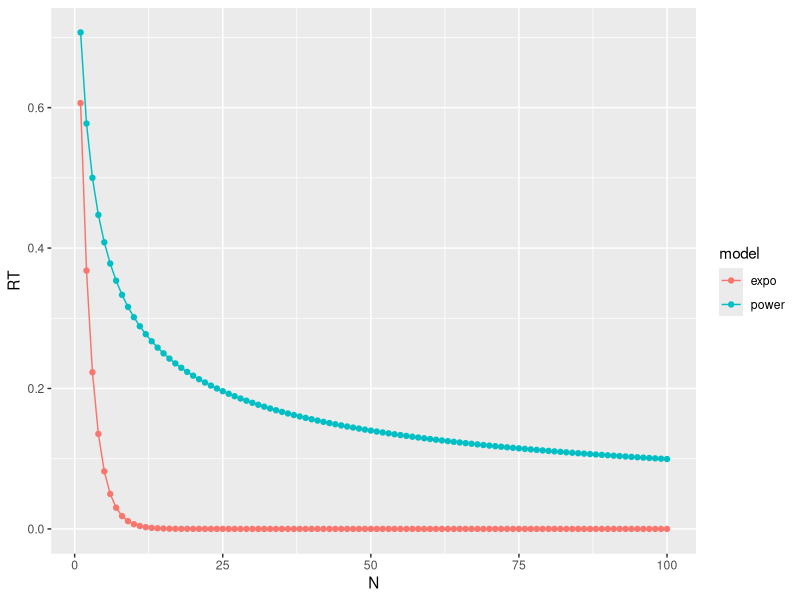
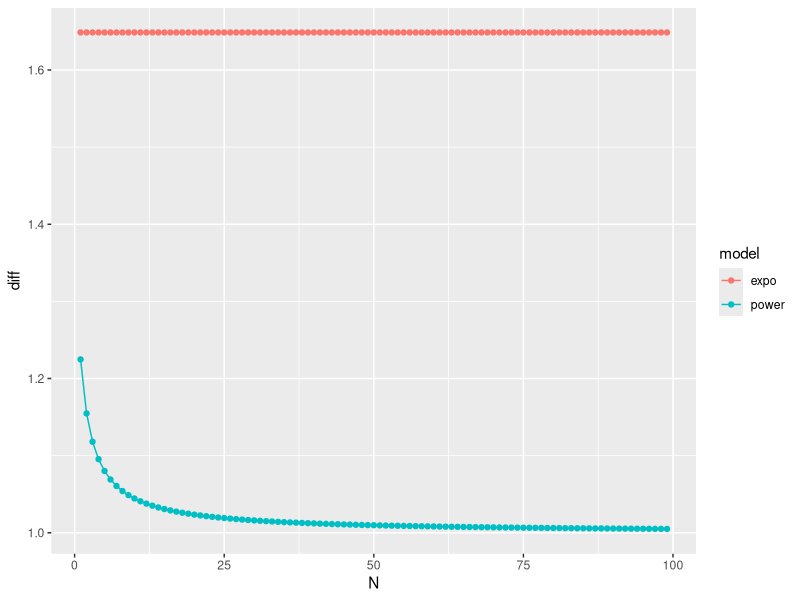
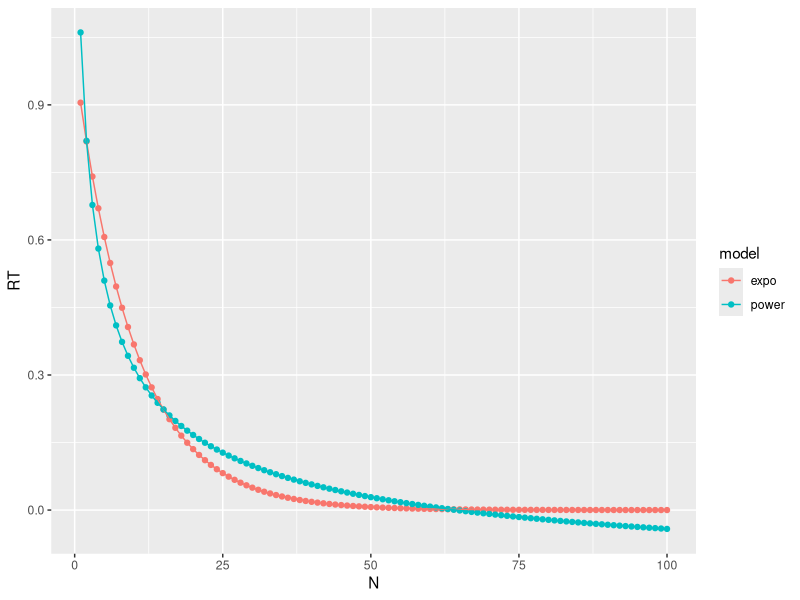

Source code (R) for these figures, in order:
library(tidyverse)

# Task 1: Define the models --------------------------------------------------------

expo <- function(A , # additive constant 
                 B , # multiplicative constant / scale
                 alpha , # learning rate
                 N # number of learning trials
){
  
  pred <- A + B * exp(-alpha*N)
  return(pred)
  
}


power <- function(A, B, beta, N){
  
  pred <- A + B * (N+1)^(-beta)
  return(pred)
  
}


# Task 2: Simulate data -----------------------------------------------------------
# use the expo/power function to simulate response times (RT)
# for N= 1, 2, ..., 100 learning trials 

# Use the following values for simulations
# A = 0, B = 1, alpha/beta = .5

N <- 1:100

RT_exp <- expo(A=0, B=1, alpha=.5, N)
RT_power <- power(A=0, B=1, beta=.5, N)


# Task 3: Plot the data ----------------------------------------------------------------

RT_data <- data.frame(N = 1:100 ,
                      expo = RT_exp ,
                      power = RT_power)

RT_data_long <- RT_data |> pivot_longer(cols=expo:power, names_to = "model", values_to = "RT")

# complete the code block below to show the simulated learning curve for each model

ggplot(data=RT_data_long, mapping=aes(x=N, y=RT, color=model)) +
  geom_point() + 
  geom_line()

# Task 4 ------------------------------------------------------------------
# Discuss: What does the code below do?
# What do you learn from this about the underlying assumptions of the model? 

diff_exp <- rep(NA, times = length(N)-1)
diff_power <- rep(NA, times = length(N)-1)

for(i in 1:99){
  
  diff_exp[i] <-  (RT_exp[i])/(RT_exp[i+1])
  diff_power[i] <-  (RT_power[i])/(RT_power[i+1])
  
}

RT_diff_long <- data.frame(N = 1:99 ,
                           expo = diff_exp ,
                           power = diff_power) |> 
  pivot_longer(cols = expo:power, names_to = "model", values_to = "diff")

ggplot(RT_diff_long, aes(N, diff, color = model))  +
  geom_point() +
  geom_line()

'
Solution: The code computes the relative change in performance for each additional trial.
According to the exponential law, the relative improvement in performance compared to a previous trial is a constant proportion. 
According to the power law, the relative improvement decreases over time, i.e., the relative effectiveness of training decreases with each additional trial.
'

# Task 5 ------------------------------------------------------------
# Discuss: What is the function of each parameter?
# Change the parameters in the simulation to test your intuitions


# Task 6 ------------------------------------------------------------------
# Change the parameters in the simulation such that two learning curves align better with each other?
# Discuss with a partner: What we would be a more efficient way to select parameters?

'Solution: One way to make the graphs align more would be to fit the power model to the data simulated from an exponential model.
The predictions of the power model with the fitted parameters should capture the data generated from the exponential model relatively well.
'

# predict data from the exponential model
N <- 1:100
RT_exp <- expo(A=0, B=1, alpha=.1, N)
RT_exp 


# define a objective/loss function which quantifies the distance between observed and predicted data for model fitting
# here we use the sum of squared residual approach

ssr_power <- function(param, N, RT){
  
  A <- param[1]
  B <- param[2]
  beta <- param[3]
  pred <- power(A, B, beta, N)
  error <- RT - pred
  ssr <- sum(error^2)
  return(ssr)
  
}

# we now minimize the ssr. I.e., we find the parameters of the power model, which lead to predictions 
# that have the minimal distance to the data generated from the exponential model
start_vals = c(1,1,1)
power_fit <- optim(
  par = start_vals , 
  fn = ssr_power ,
  N = N ,
  RT = RT_exp
)


# We generate new data from the power model with the fitted parameters
est <- power_fit$par
RT_power <- power(A=est[1], B=est[2], beta=est[3], N)

# the generated curve should align (more or less) with the curve from the exponential model
RT_data <- data.frame(N = 1:100 ,
                      expo = RT_exp ,
                      power = RT_power)

RT_data_long <- RT_data |> pivot_longer(cols=expo:power, names_to = "model", values_to = "RT")


ggplot(data=RT_data_long, mapping=aes(x=N, y=RT, color=model)) +
  geom_point() + 
  geom_line()

